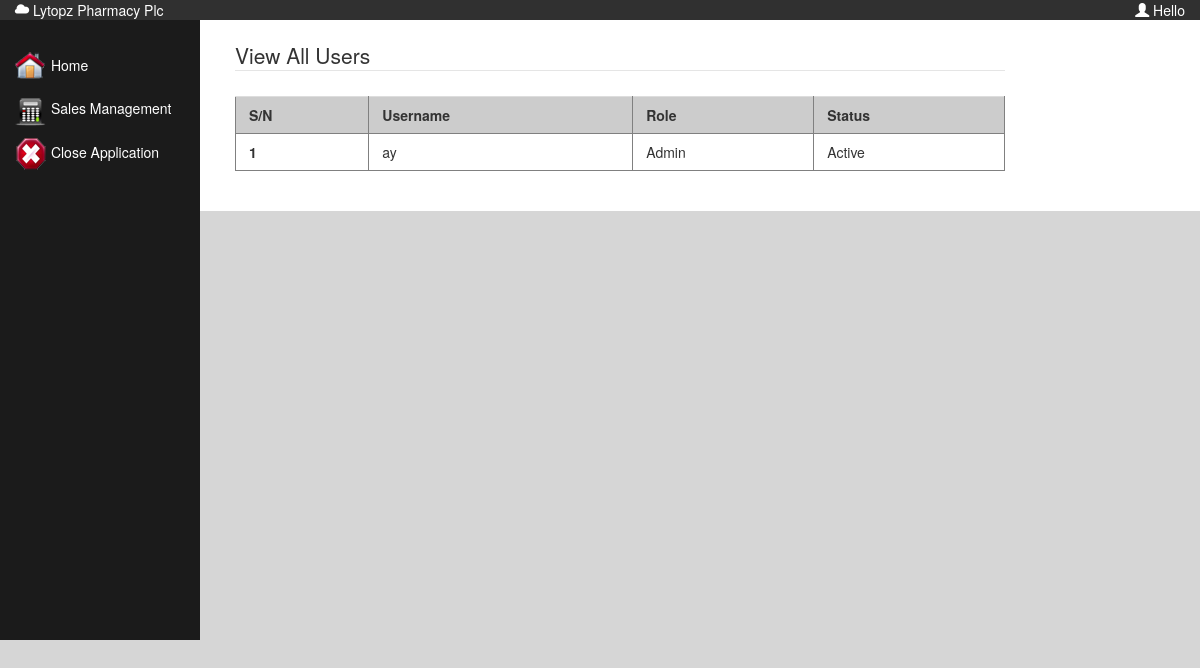
The page /viewUsers.php on the database its author committed.
### tables this page shows
CREATE TABLE `user` (
  `id` int(11) NOT NULL,
  `username` varchar(20) NOT NULL,
  `password` varchar(20) NOT NULL,
  `role` varchar(10) NOT NULL,
  `status` varchar(10) NOT NULL
);

### include.php (called while the page is built, shortened)
<?php
	$viewCreatedForms = new viewFormSubmit;
?>

### class/viewFormSubmit.php (called while the page is built, shortened)
<?php
class viewFormSubmit implements IformSubmitView
{
	public $allUser=array();
public function viewUsers()
{
	$sql = mysql_query("SELECT DISTINCT * FROM user WHERE 1 ORDER BY username ASC");
	 if (mysql_num_rows($sql)>0)
	 {
		 while($allUsers = mysql_fetch_assoc($sql))
		 {
			 array_push($this->allUser,$allUsers);
		 }
	 }
	 return $this->allUser;
}
}
?>

### viewUsers.php (the view, shortened to what this page needs)
<?php require_once('include.php')?>
<!DOCTYPE html PUBLIC "-//W3C//DTD XHTML 1.0 Transitional//EN" "http://www.w3.org/TR/xhtml1/DTD/xhtml1-transitional.dtd">
<html xmlns="http://www.w3.org/1999/xhtml">
<head>
<link href="css/style.css" rel="stylesheet" />
<link href="bootstrap/css/bootstrap.css" rel="stylesheet" />
<link href="bootstrap/css/bootstrap-theme.css" rel="stylesheet"/>
</head>
<body style="background-color:#D6D6D6;">
<div class="container-fluid">
<div class="row" style="background-color:#303030; color:#FFF;">
<div class="col-xs-4">
<div style="float:left; text-align:left;font:Tahoma, Geneva, sans-serif; font-size:14px;">
<span class="glyphicon glyphicon-cloud"></span> Lytopz Pharmacy Plc</div>
</div>
<div class="col-xs-8">
<div style="float:right; text-align:left;font:Tahoma, Geneva, sans-serif; font-size:14px;">
<span class="glyphicon glyphicon-user"></span> Hello <?php echo '<strong>'.ucwords($_SESSION['username']).'</strong>';;?>
</div>
</div>
</div>
<div class="row">
<div class="col-xs-2" style="background-color:#1B1B1B;height:620px;">
   <?php include('sidebar.php');?>
</div>
<div class="col-xs-10" style="background-color:#FFF;padding:20px;">
<div class="col-xs-10">
<fieldset>
<legend>View All Users </legend>
<?php
$viewCreatedForms->viewUsers();
$viewUsers = $viewCreatedForms->allUser;
$table = '<table class="table" width="100%"><tr><td>S/N</td><td>Username</td><td>Role</td><td>Status</td></tr>';
			$sn = 1;
			for($i=0; $i< count($viewUsers); $i++)
			{
			$table .= '<tr><td>'.$sn.'</td><td>'.$viewUsers[$i]['username'].'</td><td>'.$viewUsers[$i]['role'].'</td>
			<td>'.$viewUsers[$i]['status'].'</td></tr>';
			}
			$table .= '</table>';
			echo $table;
			?>
            </fieldset>
</div>
</div>
</div>
</body>
</html>

### css/style.css (style rules this page uses)
.table { width:100%; margin-top:5px; border-collapse:collapse; }
.table tr:nth-child(even) { background-color: #dddddd, color: #666666;text-indent:5px;height:20px; line-height:10px; }
.table tr:nth-child(odd) { background: #ccc;text-indent:5px; height:20px; line-height:10px; }
.table tr:first-child { font-weight:bold; }
.table td:first-child { font-weight:bold; }
table, td, th { border: 1px solid gray; }

### viewUsers.php (style rules this page uses)
body { font-family:Tahoma, Geneva, sans-serif; }

### rows shown on the page
user: username "ay", role "Admin", status "Active"
